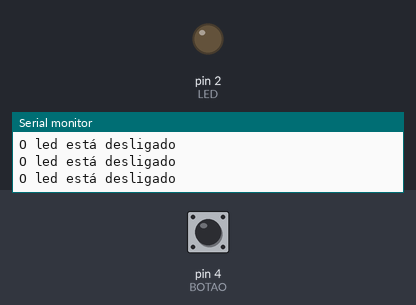
The sketch below on a simulated Arduino Uno, built with avr-gcc and run on an emulated ATmega328P. Parts: output pins drawn as LEDs (lit = HIGH), the last lines printed to the serial monitor. Inputs (shaded band) come from the test bench; at power-on: pin 4 (BOTAO) LOW.

Above: at 4.8 s.
4.9 s: pin 4 (BOTAO) pulled HIGH for 2.35 s
At 7.1 s:
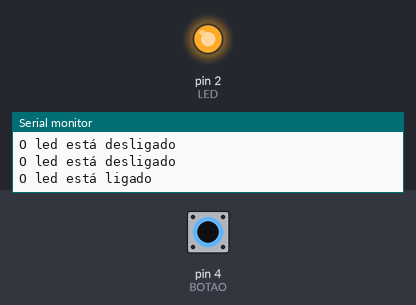
Timing chart, 0 to 9.5 s (numbered marks = the images above; inputs shaded):
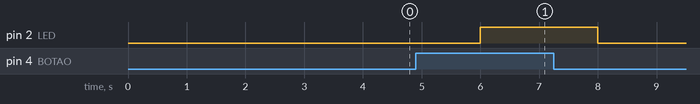

The sketch:

02.3TerminalJFim.ino
```cpp
/*Criar um algoritmo que ao pressionar um botão, o LED acende, ao deixar de pressiona-lo o LED apaga.
  Mostrando quando o LED está desligado e quando ele está ligado no terminal do arduino. */

#define LED 2
#define BOTAO 4

String Ligado = "O led está ligado";
String Desligado = "O led está desligado";

void setup()
{
  Serial.begin(115200);
  pinMode(LED, OUTPUT);
  pinMode(BOTAO, INPUT);
}

void loop()
{
  if(digitalRead(BOTAO) == HIGH)
  {
    digitalWrite(LED, HIGH);
    Serial.println(Ligado);
  }
  else
  {
    digitalWrite(LED, LOW);
    Serial.println(Desligado);
  }
  delay(2000);
}
```

Measured:
- after the input at 4.9 s, pin 2 (LED): LOW → HIGH after 1.1 s, → LOW 2.0 s later
